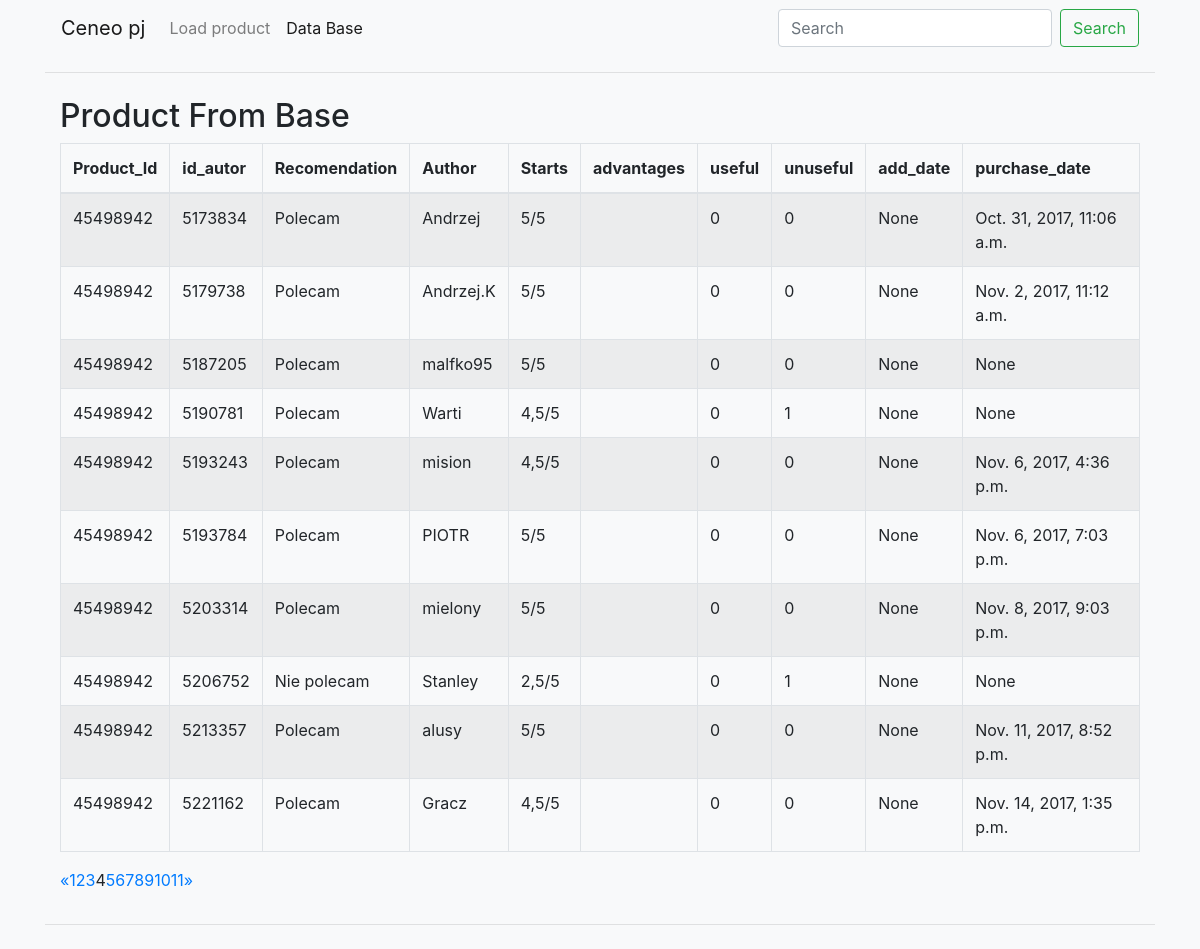
The app's page /list?page=4 with its own data.
### blog/models.py (models this page shows, shortened)
class Post(models.Model):
    id = models.IntegerField(primary_key=True)
    author = models.CharField(max_length=50,null=True)
    recomendation = models.CharField(max_length=200,null=True)
    stars = models.CharField(max_length=200,null=True)
    content = models.TextField(null=True)
    product_id = models.IntegerField(default=0,null=True)
    useful = models.IntegerField(null=True)
    unuseful = models.IntegerField(null=True)
    purchase_date = models.DateTimeField(blank=True, null=True)
    add_date = models.DateTimeField(blank=True, null=True)
    created_date = models.DateTimeField(default=timezone.now)

### blog/views.py (the view)
# urls.py: url(r'^list', views.UserListView.as_view(), name='load_list'),
class UserListView(ListView):
    model = Post
    template_name = 'blog/load_list.html'  # Default: <app_label>/<model_name>_list.html
    context_object_name = 'blog'  # Default: object_list
    paginate_by = 10
    queryset = Post.objects.all()
    def get_queryset(self):
        product_id = self.request.GET.get('product_id','')
        if product_id != "":
                return Post.objects.filter(product_id=self.request.GET.get('product_id'))
        else:
                return Post.objects.all()

### blog/templates/blog/load_list.html (shortened to what this page needs)
<!doctype html>
<html lang="en">
<head>
    <link rel="stylesheet" href="https://stackpath.bootstrapcdn.com/bootstrap/4.2.1/css/bootstrap.min.css">
</head>
<body class="bg-light">
<div class="container">
  <nav class="navbar navbar-expand-lg navbar-light bg-light">
  <div class="collapse navbar-collapse" id="navbarTogglerDemo01">
    <a class="navbar-brand" href="#">Ceneo pj</a>
    <ul class="navbar-nav mr-auto mt-2 mt-lg-0">
      <li class="nav-item">
        <a class="nav-link" href="/">Load product</a>
      </li>
      <li class="nav-item active">
        <a class="nav-link" href="">Data Base <span class="sr-only">(current)</span></a>
      </li>
    </ul>
    <form class="form-inline my-2 my-lg-0">
      <input class="form-control mr-sm-2" type="search" name="product_id" value="{{ product_id }}" placeholder="Search" aria-label="Search">
      <button class="btn btn-outline-success my-2 my-sm-0"  type="submit">Search</button>
    </form>
  </div>
</nav>
    <div class="row ">
        <div class="col-md-12 ">
            <form class="needs-validation"  novalidate>
                <hr class="mb-4">
                <div class="container">
              <h2>Product From Base</h2>
            <div class="table-responsive">
            <table class="table table-bordered table-striped">
              <thead>
                <tr>
                                <th>Product_Id</th>
                                <th>id_autor</th>
                                <th>Recomendation</th>
                                <th>Author</th>
                                <th>Starts</th>
                                <th>advantages</th>
                                <th>useful</th>
                                <th>unuseful</th>
                                <th>add_date</th>
                                <th>purchase_date</th>
                </tr>
              </thead>
              <tbody>
                {% for result in blog %}
                  <tr>
                    <td>{{ result.product_id }}</td>
                    <td>{{ result.id }}</td>
                    <td>{{ result.recomendation }}</td>
                    <td>{{ result.author }}</td>
                    <td>{{ result.stars }}</td>
                    <td>{{ result.advantages }}</td>
                    <td>{{ result.useful }}</td>
                    <td>{{ result.unuseful }}</td>
                    <td>{{ result.add_date }}</td>
                    <td>{{ result.purchase_date }}</td>
                  </tr>
                {% endfor %}
              </tbody>
            </table>
{% if is_paginated %}
  <ul class="pagination">
    {% if page_obj.has_previous %}
      <li><a href="?page={{ page_obj.previous_page_number }}">&laquo;</a></li>
    {% else %}
      <li class="disabled"><span>&laquo;</span></li>
    {% endif %}
    {% for i in paginator.page_range %}
      {% if page_obj.number == i %}
        <li class="active"><span>{{ i }} <span class="sr-only">(current)</span></span></li>
      {% else %}
        <li><a href="?page={{ i }}">{{ i }}</a></li>
      {% endif %}
    {% endfor %}
    {% if page_obj.has_next %}
      <li><a href="?page={{ page_obj.next_page_number }}">&raquo;</a></li>
    {% else %}
      <li class="disabled"><span>&raquo;</span></li>
    {% endif %}
  </ul>
{% endif %}
                    </div>
                </div>
                <hr class="mb-4">
            </form>
        </div>
    </div>
</div>
</body>
</html>

### records on screen
Post: product_id "45498942", id "5173834", recomendation "Polecam", author "Andrzej", stars "5/5", useful "0", unuseful "0", add_date "None", purchase_date "Oct. 31, 2017, 11:06 a.m."
Post: product_id "45498942", id "5179738", recomendation "Polecam", author "Andrzej.K", stars "5/5", useful "0", unuseful "0", add_date "None", purchase_date "Nov. 2, 2017, 11:12 a.m."
Post: product_id "45498942", id "5187205", recomendation "Polecam", author "malfko95", stars "5/5", useful "0", unuseful "0", add_date "None", purchase_date "None"
Post: product_id "45498942", id "5190781", recomendation "Polecam", author "Warti", stars "4,5/5", useful "0", unuseful "1", add_date "None", purchase_date "None"
Post: product_id "45498942", id "5193243", recomendation "Polecam", author "mision", stars "4,5/5", useful "0", unuseful "0", add_date "None", purchase_date "Nov. 6, 2017, 4:36 p.m."
Post: product_id "45498942", id "5193784", recomendation "Polecam", author "PIOTR", stars "5/5", useful "0", unuseful "0", add_date "None", purchase_date "Nov. 6, 2017, 7:03 p.m."
Post: product_id "45498942", id "5203314", recomendation "Polecam", author "mielony", stars "5/5", useful "0", unuseful "0", add_date "None", purchase_date "Nov. 8, 2017, 9:03 p.m."
Post: product_id "45498942", id "5206752", recomendation "Nie polecam", author "Stanley", stars "2,5/5", useful "0", unuseful "1", add_date "None", purchase_date "None"
Post: product_id "45498942", id "5213357", recomendation "Polecam", author "alusy", stars "5/5", useful "0", unuseful "0", add_date "None", purchase_date "Nov. 11, 2017, 8:52 p.m."
Post: product_id "45498942", id "5221162", recomendation "Polecam", author "Gracz", stars "4,5/5", useful "0", unuseful "0", add_date "None", purchase_date "Nov. 14, 2017, 1:35 p.m."

### other values on screen
{{ i }} "1" "2" "3" "5" "6" "7" "8" "9" "10" "11"
{{ i }} "4"
